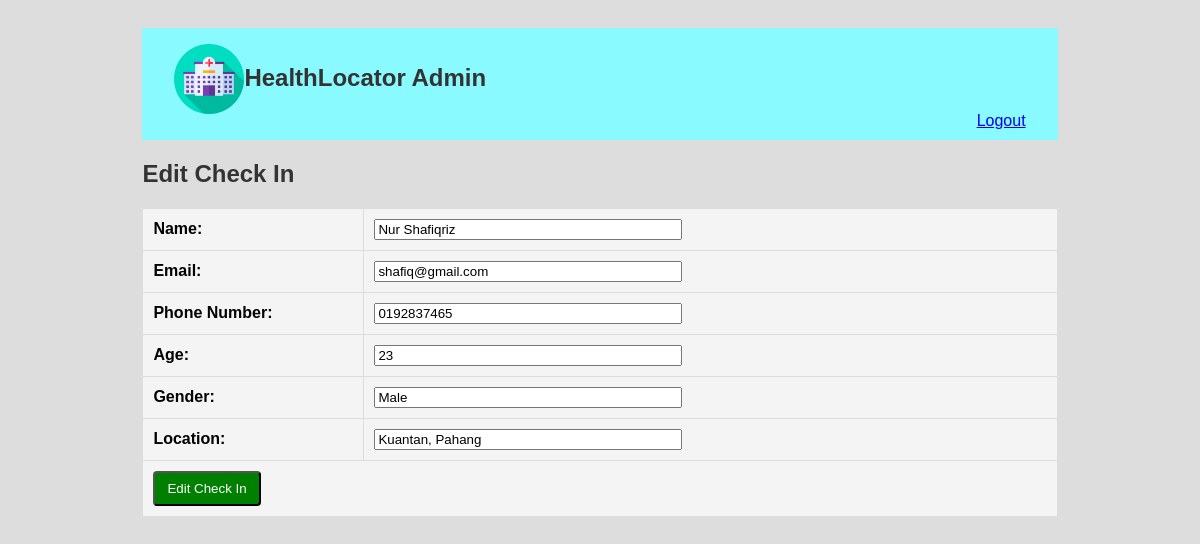
The app's page /edit_checkin.php?id=3 with its own data.
### tables this page shows
CREATE TABLE `checkin` (
  `checkin_id` int(11) NOT NULL,
  `name` varchar(100) NOT NULL,
  `email` varchar(100) NOT NULL,
  `phone` varchar(50) NOT NULL,
  `age` int(11) NOT NULL,
  `gender` varchar(10) NOT NULL,
  `location` varchar(100) NOT NULL
);

### edit_checkin.php (the view, shortened to what this page needs)
<?php include 'connect.php'; ?>
<!DOCTYPE html>
<html>
<head>
</head>
<body>
    <div class="container">
        <div style="background: #89faff; padding: 1rem; height: 80px;">
        <img src="ic_health_locator_logo.png" alt="logo" width="70" height="70" style="padding-left: 1rem; float: left;">
        <h2 >HealthLocator Admin</h2>
        <a href="login.php" style="float: right; padding-right: 1rem;">Logout</a>
        </div>
    <h2>Edit Check In</h2>
    <form method="POST">
    <table>
        <?php
        if(!empty($_GET['id'])){
            $id = $_GET['id'];
            $result = $conn->query("SELECT * FROM checkin WHERE CHECKIN_ID = '$id'");
            while ($row = $result->fetch_assoc()) {
        ?>
        <tr><th>Name: </th><td><input type="text" name="name" value="<?php echo $row['name'];?>" class="ip" required></td></tr>
        <tr><th>Email: </th><td><input type="email" name="email" value="<?php echo $row['email'];?>" class="ip" required></td></tr>
        <tr><th>Phone Number: </th><td><input type="text" class="ip" name="phone" value="<?php echo $row['phone'];?>"></td></tr>
        <tr><th>Age: </th><td><input type="text" class="ip" name="age" value="<?php echo $row['age'];?>"></td></tr>
        <tr><th>Gender: </th><td><input type="text" class="ip" name="gender" value="<?php echo $row['gender'];?>"></td></tr>
        <tr><th>Location: </th><td><input type="text" class="ip" name="location" value="<?php echo $row['location'];?>"></td></tr>
        <tr><th colspan=2><input type="submit" name="submit" class="btn" value="Edit Check In"></th></tr>
        <?php
        }}
        ?>
    </table>
    </form>
</div>
</body>
</html>

### edit_checkin.php (style rules this page uses)
body { background: #dddddd; font-family: Arial, sans-serif; padding: 20px; }
h2 { color: #333; }
table { width: 100%; border-collapse: collapse; margin-top: 20px; }
th, td { background-color: #f4f4f4; border: 1px solid #ddd; padding: 10px; text-align: left; }
th { width: 200px; }
.ip { width: 300px; }
.container { width: 80%; margin: auto; }
.btn { text-decoration: none; padding: 8px 12px; background: green; color: white; border-radius: 4px; }

### records on screen
checkin: name "Nur Shafiqriz", email "shafiq@gmail.com", phone "0192837465", age "23", gender "Male", location "Kuantan, Pahang"
